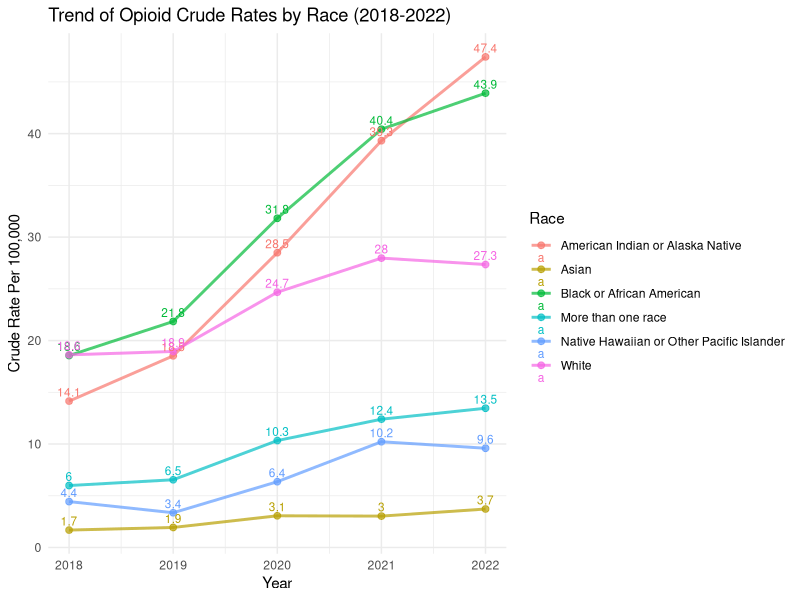
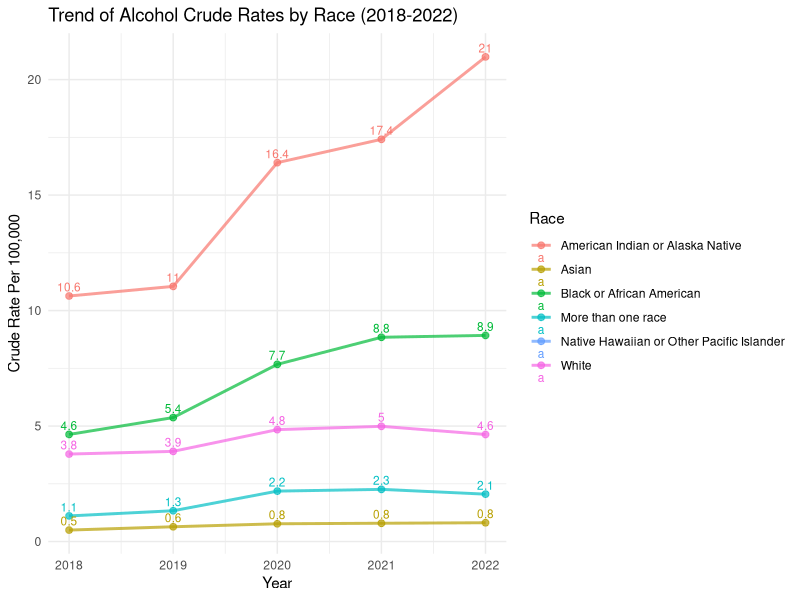
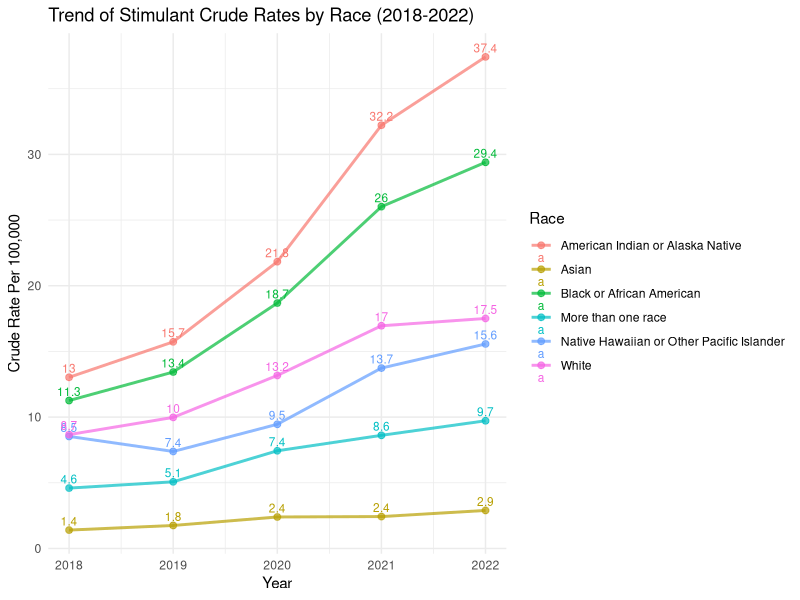
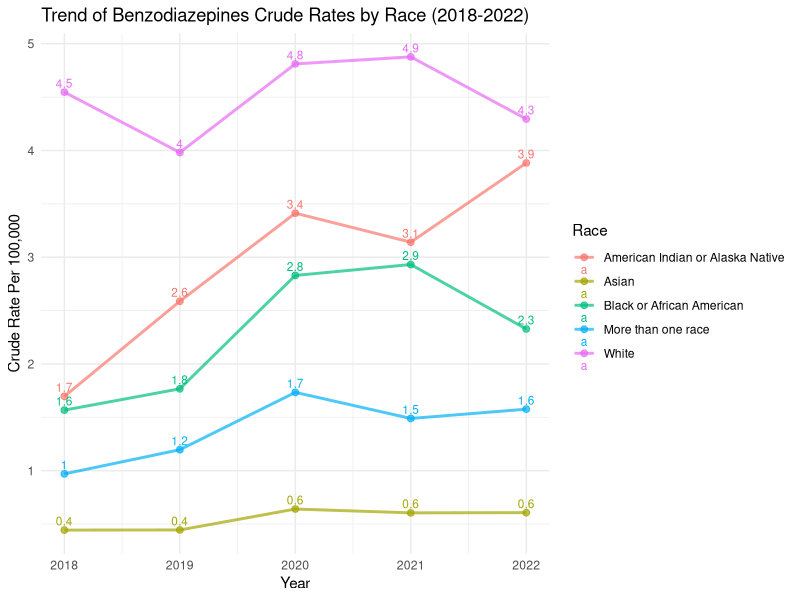
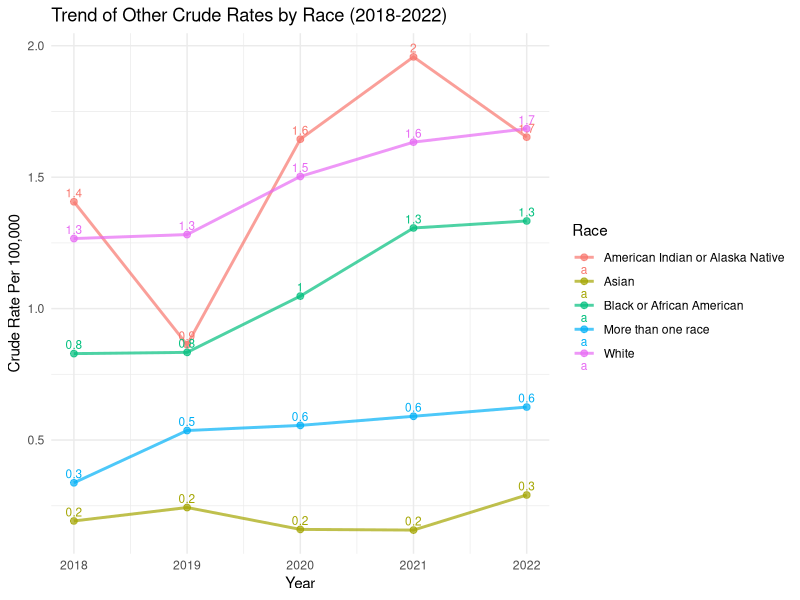
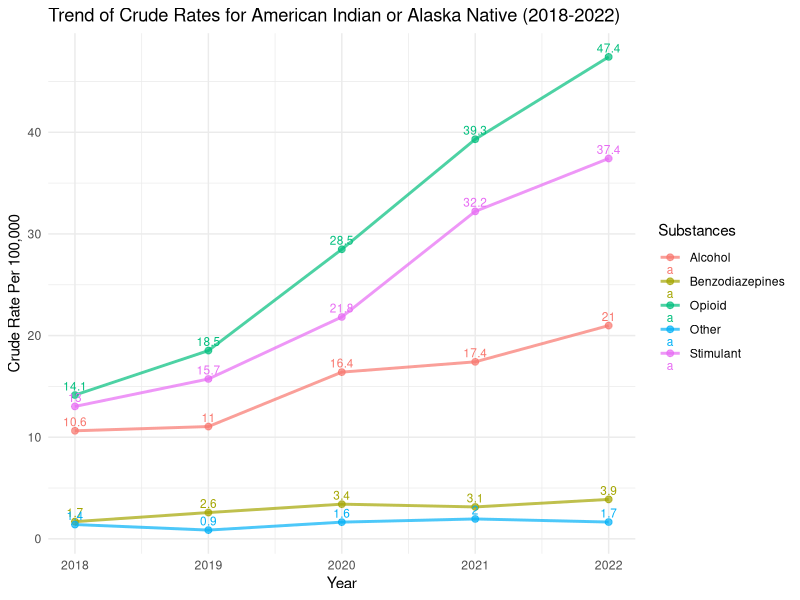
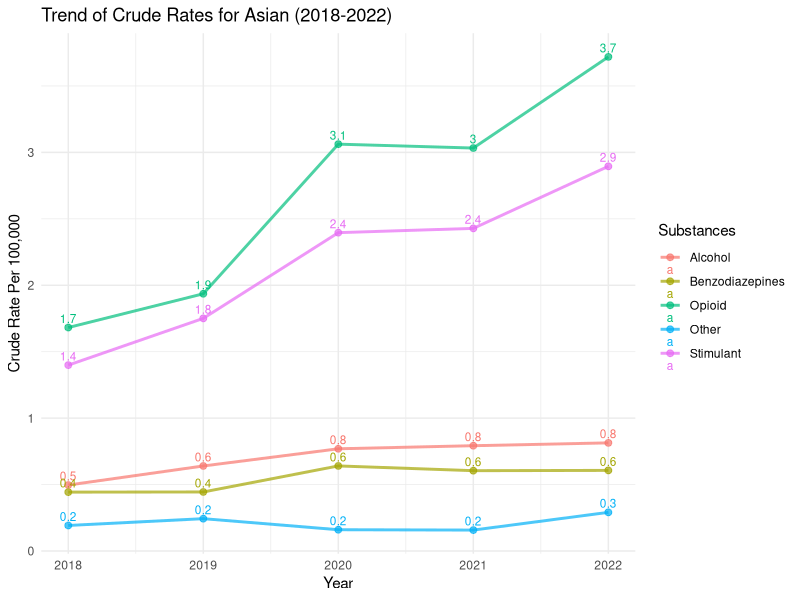
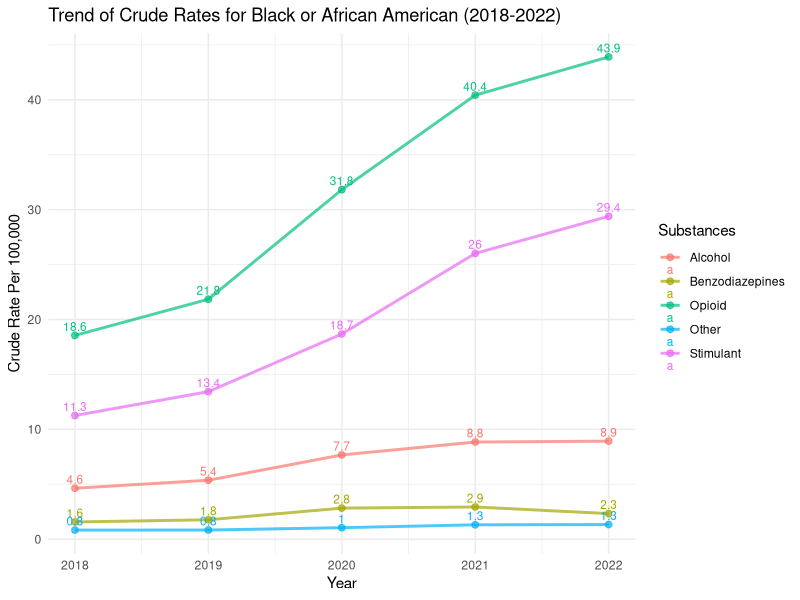

Generate these figures, in order, with R:
## ---- chunk 1
library(readxl)
library(ggplot2)
library(dplyr)
library(tidyverse)
library(patchwork)
## ---- chunk 2
# Load the dataset
racial_data <- read_excel("Trend data(From CDC wonder).xlsx", sheet = "Racial")

# 确保 Crude Rate 列为数值类型
racial_data <- racial_data %>%
  mutate(`Crude Rate` = as.numeric(`Crude Rate`))

# 获取所有药物类别
substance_types <- unique(racial_data$Substances)

# 按照药物类别分别绘图并显示
for (substance in substance_types) {
  plot <- ggplot(racial_data %>% filter(Substances == substance), 
                 aes(x = Year, y = `Crude Rate`, color = `Single Race 6`, group = `Single Race 6`)) +
    geom_line(size = 1, alpha = 0.7) +  # 设置线条透明度
    geom_point(size = 2, alpha = 0.7) +  # 设置点透明度
    geom_text(aes(label = round(`Crude Rate`, 1)), vjust = -0.5, size = 3) +  # 显示每个点的Crude Rate
    labs(title = paste("Trend of", substance, "Crude Rates by Race (2018-2022)"),
         x = "Year", y = "Crude Rate Per 100,000",
         color = "Race") +
    theme_minimal()
  
  print(plot)  # 显示图
}
## ---- chunk 3
# 读取数据
racial_data <- read_excel("Trend data(From CDC wonder).xlsx", sheet = "Racial")

# 确保 Crude Rate 列为数值类型，将非数值（如 "unreliable"）转换为 NA
racial_data <- racial_data %>%
  mutate(`Crude Rate` = as.numeric(`Crude Rate`))

# 获取所有种族
racial_groups <- unique(racial_data$`Single Race 6`)

# 按种族分别绘图
for (race in racial_groups) {
  plot <- ggplot(racial_data %>% filter(`Single Race 6` == race), 
                 aes(x = Year, y = `Crude Rate`, color = Substances, group = Substances)) +
    geom_line(size = 1, alpha = 0.7) +  # 设置线条透明度
    geom_point(size = 2, alpha = 0.7) +  # 设置点透明度
    geom_text(aes(label = round(`Crude Rate`, 1)), vjust = -0.5, size = 3) +  # 显示每个点的Crude Rate
    labs(title = paste("Trend of Crude Rates for", race, "(2018-2022)"),
         x = "Year", y = "Crude Rate Per 100,000",
         color = "Substances") +
    theme_minimal()
  
  print(plot)  # 显示图
}
## ---- chunk 4
library(ggplot2)
library(dplyr)
library(readxl)
library(gridExtra)  # 用于将多个图表组合到一个页面中

# 读取数据
racial_data <- read_excel("Trend data(From CDC wonder).xlsx", sheet = "Racial")

# 确保 Crude Rate 列为数值类型，将非数值（如 "unreliable"）转换为 NA
racial_data <- racial_data %>%
  mutate(`Crude Rate` = as.numeric(`Crude Rate`))

# 获取所有种族
racial_groups <- unique(racial_data$`Single Race 6`)

# 存储图表
plots <- list()

# 按种族分别绘图
for (race in racial_groups) {
  plot <- ggplot(racial_data %>% filter(`Single Race 6` == race), 
                 aes(x = Year, y = `Crude Rate`, color = Substances, group = Substances)) +
    geom_line(size = 1, alpha = 0.7) +  # 设置线条透明度
    geom_point(size = 2, alpha = 0.7) +  # 设置点透明度
    geom_text(aes(label = round(`Crude Rate`, 1)), vjust = -0.5, size = 3) +  # 显示每个点的Crude Rate
    labs(title = paste("Trend of Crude Rates for", race, "(2018-2022)"),
         x = "Year", y = "Crude Rate Per 100,000",
         color = "Substances") +
    theme_minimal()
  
  # 将图存储到列表中
  plots[[race]] <- plot
}

# 将所有图导出到一个 PDF 文件
pdf("Crude_Rate_Trends_By_Race.pdf", width = 15, height = 15)  # 设置PDF大小
grid.arrange(grobs = plots, ncol = 2)  # 将图表以2列布局放置
dev.off()

## ---- chunk 5
library(ggplot2)
library(dplyr)
library(readxl)
library(gridExtra)  # 用于将多个图表排列在一个页面中

# 读取数据
racial_data <- read_excel("Trend data(From CDC wonder).xlsx", sheet = "Racial")

# 确保 Crude Rate 列为数值类型，将非数值（如 "unreliable"）转换为 NA
racial_data <- racial_data %>%
  mutate(`Crude Rate` = as.numeric(`Crude Rate`))

# 获取所有药物类别
substance_types <- unique(racial_data$Substances)

# 存储图表
plots <- list()

# 按照药物类别分别绘图
for (substance in substance_types) {
  plot <- ggplot(racial_data %>% filter(Substances == substance), 
                 aes(x = Year, y = `Crude Rate`, color = `Single Race 6`, group = `Single Race 6`)) +
    geom_line(size = 1, alpha = 0.7) +  # 设置线条透明度
    geom_point(size = 2, alpha = 0.7) +  # 设置点透明度
    geom_text(aes(label = round(`Crude Rate`, 1)), vjust = -0.5, size = 3) +  # 显示每个点的Crude Rate
    labs(title = paste("Trend of", substance, "Crude Rates by Race (2018-2022)"),
         x = "Year", y = "Crude Rate Per 100,000",
         color = "Race") +
    theme_minimal()
  
  # 将图存储到列表中
  plots[[substance]] <- plot
}

# 导出所有图到一个 PDF 文件
pdf("Crude_Rate_Trends_By_Substance.pdf", width = 15, height = 12)  # 设置PDF页面大小
grid.arrange(grobs = plots, ncol = 2)  # 设置图表排列为两列
dev.off()

